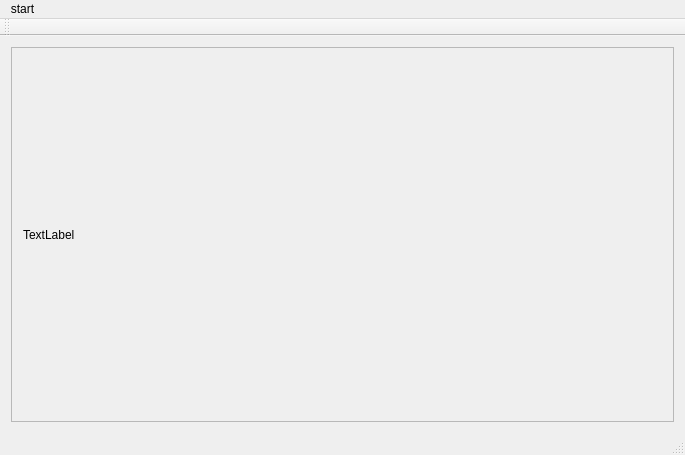
<?xml version="1.0" encoding="UTF-8"?>
<ui version="4.0">
 <class>MainWindow</class>
 <widget class="QMainWindow" name="MainWindow">
  <property name="geometry">
   <rect>
    <x>0</x>
    <y>0</y>
    <width>685</width>
    <height>455</height>
   </rect>
  </property>
  <property name="windowTitle">
   <string>MainWindow</string>
  </property>
  <widget class="QWidget" name="centralWidget">
   <layout class="QVBoxLayout" name="verticalLayout">
    <item>
     <widget class="QScrollArea" name="scrollArea">
      <property name="widgetResizable">
       <bool>true</bool>
      </property>
      <widget class="QWidget" name="scrollAreaWidgetContents">
       <property name="geometry">
        <rect>
         <x>0</x>
         <y>0</y>
         <width>665</width>
         <height>371</height>
        </rect>
       </property>
       <layout class="QHBoxLayout" name="horizontalLayout">
        <item>
         <widget class="QLabel" name="label">
          <property name="text">
           <string>TextLabel</string>
          </property>
         </widget>
        </item>
       </layout>
      </widget>
     </widget>
    </item>
   </layout>
  </widget>
  <widget class="QMenuBar" name="menuBar">
   <property name="geometry">
    <rect>
     <x>0</x>
     <y>0</y>
     <width>685</width>
     <height>25</height>
    </rect>
   </property>
   <widget class="QMenu" name="menustart">
    <property name="title">
     <string>start</string>
    </property>
    <addaction name="actionbegin"/>
   </widget>
   <addaction name="menustart"/>
  </widget>
  <widget class="QToolBar" name="mainToolBar">
   <attribute name="toolBarArea">
    <enum>TopToolBarArea</enum>
   </attribute>
   <attribute name="toolBarBreak">
    <bool>false</bool>
   </attribute>
  </widget>
  <widget class="QStatusBar" name="statusBar"/>
  <action name="actionbegin">
   <property name="text">
    <string>begin</string>
   </property>
  </action>
 </widget>
 <layoutdefault spacing="6" margin="11"/>
 <resources/>
 <connections/>
</ui>
